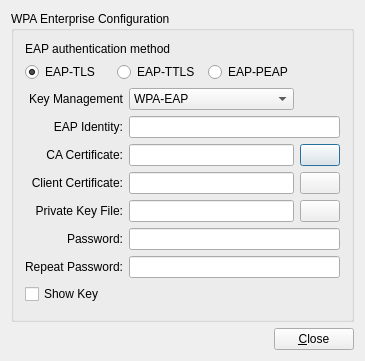
<?xml version="1.0" encoding="UTF-8"?>
<ui version="4.0">
 <class>dialogWPAEnterprise</class>
 <widget class="QDialog" name="dialogWPAEnterprise">
  <property name="geometry">
   <rect>
    <x>0</x>
    <y>0</y>
    <width>365</width>
    <height>361</height>
   </rect>
  </property>
  <property name="windowTitle">
   <string>WPA-Enterprise Configuration</string>
  </property>
  <property name="windowIcon">
   <iconset>
    <normaloff>:/tray_wifi85.png</normaloff>:/tray_wifi85.png</iconset>
  </property>
  <layout class="QGridLayout" name="gridLayout_2">
   <item row="0" column="0">
    <widget class="QGroupBox" name="groupBox">
     <property name="title">
      <string>WPA Enterprise Configuration</string>
     </property>
     <layout class="QGridLayout" name="gridLayout">
      <item row="0" column="0" colspan="2">
       <widget class="QLabel" name="textLabel1">
        <property name="text">
         <string>EAP authentication method</string>
        </property>
        <property name="wordWrap">
         <bool>false</bool>
        </property>
       </widget>
      </item>
      <item row="1" column="0" colspan="2">
       <layout class="QHBoxLayout">
        <item>
         <widget class="QRadioButton" name="radioEAPTLS">
          <property name="text">
           <string>EAP-TLS</string>
          </property>
          <property name="checked">
           <bool>true</bool>
          </property>
         </widget>
        </item>
        <item>
         <widget class="QRadioButton" name="radioEAPTTLS">
          <property name="text">
           <string>EAP-TTLS</string>
          </property>
         </widget>
        </item>
        <item>
         <widget class="QRadioButton" name="radioEAPPEAP">
          <property name="text">
           <string>EAP-PEAP</string>
          </property>
         </widget>
        </item>
       </layout>
      </item>
      <item row="4" column="0">
       <widget class="QLabel" name="textLabel2">
        <property name="text">
         <string>EAP Identity:</string>
        </property>
        <property name="alignment">
         <set>Qt::AlignRight|Qt::AlignTrailing|Qt::AlignVCenter</set>
        </property>
        <property name="wordWrap">
         <bool>false</bool>
        </property>
       </widget>
      </item>
      <item row="4" column="1" colspan="2">
       <widget class="QLineEdit" name="lineEAPIdentity"/>
      </item>
      <item row="5" column="0">
       <widget class="QLabel" name="textCACert">
        <property name="text">
         <string>CA Certificate:</string>
        </property>
        <property name="alignment">
         <set>Qt::AlignRight|Qt::AlignTrailing|Qt::AlignVCenter</set>
        </property>
        <property name="wordWrap">
         <bool>false</bool>
        </property>
       </widget>
      </item>
      <item row="5" column="1">
       <widget class="QLineEdit" name="lineCACert">
        <property name="readOnly">
         <bool>true</bool>
        </property>
       </widget>
      </item>
      <item row="5" column="2">
       <widget class="QPushButton" name="pushSelectCACert">
        <property name="text">
         <string/>
        </property>
        <property name="icon">
         <iconset resource="libpcbsd.qrc">
          <normaloff>:/folder_open.png</normaloff>:/folder_open.png</iconset>
        </property>
       </widget>
      </item>
      <item row="6" column="0">
       <widget class="QLabel" name="textClientCert">
        <property name="text">
         <string>Client Certificate:</string>
        </property>
        <property name="alignment">
         <set>Qt::AlignRight|Qt::AlignTrailing|Qt::AlignVCenter</set>
        </property>
        <property name="wordWrap">
         <bool>false</bool>
        </property>
       </widget>
      </item>
      <item row="6" column="1">
       <widget class="QLineEdit" name="lineClientCert">
        <property name="readOnly">
         <bool>true</bool>
        </property>
       </widget>
      </item>
      <item row="6" column="2">
       <widget class="QPushButton" name="pushSelectClientCert">
        <property name="text">
         <string/>
        </property>
        <property name="icon">
         <iconset resource="libpcbsd.qrc">
          <normaloff>:/folder_open.png</normaloff>:/folder_open.png</iconset>
        </property>
       </widget>
      </item>
      <item row="7" column="0">
       <widget class="QLabel" name="textPrivateKeyFile">
        <property name="text">
         <string>Private Key File:</string>
        </property>
        <property name="alignment">
         <set>Qt::AlignRight|Qt::AlignTrailing|Qt::AlignVCenter</set>
        </property>
        <property name="wordWrap">
         <bool>false</bool>
        </property>
       </widget>
      </item>
      <item row="7" column="1">
       <widget class="QLineEdit" name="linePrivateKeyFile">
        <property name="readOnly">
         <bool>true</bool>
        </property>
       </widget>
      </item>
      <item row="7" column="2">
       <widget class="QPushButton" name="pushSelectPrivateKeyFile">
        <property name="text">
         <string/>
        </property>
        <property name="icon">
         <iconset resource="libpcbsd.qrc">
          <normaloff>:/folder_open.png</normaloff>:/folder_open.png</iconset>
        </property>
       </widget>
      </item>
      <item row="8" column="0">
       <widget class="QLabel" name="textPrivateKey">
        <property name="text">
         <string>Password:</string>
        </property>
        <property name="alignment">
         <set>Qt::AlignRight|Qt::AlignTrailing|Qt::AlignVCenter</set>
        </property>
        <property name="wordWrap">
         <bool>false</bool>
        </property>
       </widget>
      </item>
      <item row="8" column="1" colspan="2">
       <widget class="QLineEdit" name="linePrivateKeyPassword">
        <property name="echoMode">
         <enum>QLineEdit::Password</enum>
        </property>
       </widget>
      </item>
      <item row="9" column="0">
       <widget class="QLabel" name="textPrivateKey2">
        <property name="text">
         <string>Repeat Password:</string>
        </property>
        <property name="alignment">
         <set>Qt::AlignRight|Qt::AlignTrailing|Qt::AlignVCenter</set>
        </property>
        <property name="wordWrap">
         <bool>false</bool>
        </property>
       </widget>
      </item>
      <item row="9" column="1" colspan="2">
       <widget class="QLineEdit" name="linePrivateKeyPassword2">
        <property name="echoMode">
         <enum>QLineEdit::Password</enum>
        </property>
       </widget>
      </item>
      <item row="10" column="0" colspan="3">
       <widget class="QCheckBox" name="checkShowKey">
        <property name="text">
         <string>Show Key</string>
        </property>
       </widget>
      </item>
      <item row="11" column="0" colspan="2">
       <spacer name="verticalSpacer">
        <property name="orientation">
         <enum>Qt::Vertical</enum>
        </property>
        <property name="sizeHint" stdset="0">
         <size>
          <width>20</width>
          <height>40</height>
         </size>
        </property>
       </spacer>
      </item>
      <item row="3" column="1">
       <widget class="QComboBox" name="comboKeyMgmt">
        <item>
         <property name="text">
          <string notr="true">WPA-EAP</string>
         </property>
        </item>
        <item>
         <property name="text">
          <string notr="true">IEE8021X</string>
         </property>
        </item>
       </widget>
      </item>
      <item row="3" column="0">
       <widget class="QLabel" name="labelKeyMgmt">
        <property name="text">
         <string>Key Management</string>
        </property>
        <property name="alignment">
         <set>Qt::AlignRight|Qt::AlignTrailing|Qt::AlignVCenter</set>
        </property>
       </widget>
      </item>
     </layout>
    </widget>
   </item>
   <item row="1" column="0">
    <layout class="QHBoxLayout" name="horizontalLayout">
     <item>
      <spacer name="spacer8">
       <property name="orientation">
        <enum>Qt::Horizontal</enum>
       </property>
       <property name="sizeType">
        <enum>QSizePolicy::Expanding</enum>
       </property>
       <property name="sizeHint" stdset="0">
        <size>
         <width>261</width>
         <height>21</height>
        </size>
       </property>
      </spacer>
     </item>
     <item>
      <widget class="QPushButton" name="pushClose">
       <property name="text">
        <string>&amp;Close</string>
       </property>
       <property name="shortcut">
        <string>Alt+C</string>
       </property>
      </widget>
     </item>
    </layout>
   </item>
  </layout>
 </widget>
 <layoutdefault spacing="6" margin="11"/>
 <includes>
  <include location="local">qmessagebox.h</include>
 </includes>
 <resources>
  <include location="libpcbsd.qrc"/>
 </resources>
 <connections>
  <connection>
   <sender>radioEAPTLS</sender>
   <signal>clicked()</signal>
   <receiver>dialogWPAEnterprise</receiver>
   <slot>slotTypeChanged()</slot>
   <hints>
    <hint type="sourcelabel">
     <x>20</x>
     <y>20</y>
    </hint>
    <hint type="destinationlabel">
     <x>20</x>
     <y>20</y>
    </hint>
   </hints>
  </connection>
  <connection>
   <sender>radioEAPTTLS</sender>
   <signal>clicked()</signal>
   <receiver>dialogWPAEnterprise</receiver>
   <slot>slotTypeChanged()</slot>
   <hints>
    <hint type="sourcelabel">
     <x>20</x>
     <y>20</y>
    </hint>
    <hint type="destinationlabel">
     <x>20</x>
     <y>20</y>
    </hint>
   </hints>
  </connection>
  <connection>
   <sender>radioEAPPEAP</sender>
   <signal>clicked()</signal>
   <receiver>dialogWPAEnterprise</receiver>
   <slot>slotTypeChanged()</slot>
   <hints>
    <hint type="sourcelabel">
     <x>20</x>
     <y>20</y>
    </hint>
    <hint type="destinationlabel">
     <x>20</x>
     <y>20</y>
    </hint>
   </hints>
  </connection>
  <connection>
   <sender>pushClose</sender>
   <signal>clicked()</signal>
   <receiver>dialogWPAEnterprise</receiver>
   <slot>slotClose()</slot>
   <hints>
    <hint type="sourcelabel">
     <x>20</x>
     <y>20</y>
    </hint>
    <hint type="destinationlabel">
     <x>20</x>
     <y>20</y>
    </hint>
   </hints>
  </connection>
  <connection>
   <sender>pushSelectCACert</sender>
   <signal>clicked()</signal>
   <receiver>dialogWPAEnterprise</receiver>
   <slot>slotSelectCACert()</slot>
   <hints>
    <hint type="sourcelabel">
     <x>20</x>
     <y>20</y>
    </hint>
    <hint type="destinationlabel">
     <x>20</x>
     <y>20</y>
    </hint>
   </hints>
  </connection>
  <connection>
   <sender>pushSelectClientCert</sender>
   <signal>clicked()</signal>
   <receiver>dialogWPAEnterprise</receiver>
   <slot>slotSelectClientCert()</slot>
   <hints>
    <hint type="sourcelabel">
     <x>20</x>
     <y>20</y>
    </hint>
    <hint type="destinationlabel">
     <x>20</x>
     <y>20</y>
    </hint>
   </hints>
  </connection>
  <connection>
   <sender>pushSelectPrivateKeyFile</sender>
   <signal>clicked()</signal>
   <receiver>dialogWPAEnterprise</receiver>
   <slot>slotSelectPrivateKeyFile()</slot>
   <hints>
    <hint type="sourcelabel">
     <x>20</x>
     <y>20</y>
    </hint>
    <hint type="destinationlabel">
     <x>20</x>
     <y>20</y>
    </hint>
   </hints>
  </connection>
  <connection>
   <sender>checkShowKey</sender>
   <signal>clicked()</signal>
   <receiver>dialogWPAEnterprise</receiver>
   <slot>slotShowKey()</slot>
   <hints>
    <hint type="sourcelabel">
     <x>211</x>
     <y>299</y>
    </hint>
    <hint type="destinationlabel">
     <x>211</x>
     <y>188</y>
    </hint>
   </hints>
  </connection>
 </connections>
</ui>
